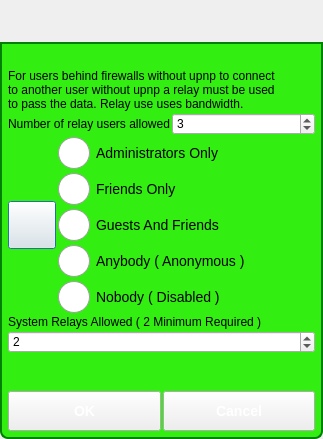
<?xml version="1.0" encoding="UTF-8"?>
<ui version="4.0">
 <class>PermissionsRelayDialog</class>
 <widget class="QDialog" name="PermissionsRelayDialog">
  <property name="geometry">
   <rect>
    <x>0</x>
    <y>0</y>
    <width>323</width>
    <height>439</height>
   </rect>
  </property>
  <property name="sizePolicy">
   <sizepolicy hsizetype="Expanding" vsizetype="Expanding">
    <horstretch>0</horstretch>
    <verstretch>0</verstretch>
   </sizepolicy>
  </property>
  <property name="minimumSize">
   <size>
    <width>0</width>
    <height>32</height>
   </size>
  </property>
  <property name="windowTitle">
   <string>Dialog</string>
  </property>
  <property name="styleSheet">
   <string notr="true">QDialog#PermissionsDlg
{   
color: transparent;
background-color: transparent;
border: 1px solid transparent;
border-radius: 8px; 
}

#DialogTitleBox
{   
color: black;
background-color: rgb(50,238,17);
border: 2px solid green;
border-top-left-radius: 8px; 
border-top-right-radius: 8px;
}
#DialogTitleLabel
{   
color: black;
}
#DialogItemsGroupBox
{   
background-color: rgb(50,238,17);
border: 2px solid green;
border-top-color: green; 
border-bottom-left-radius: 8px; 
border-bottom-right-radius: 8px;
}
QPushButton#CancelButton
{
color: white;
font: bold 14px;
border-width: 10;
border-image: url(:/MyP2PWeb/Resources/button_green_normal.png)10;
padding: -10;
}
QPushButton#CancelButton:pressed
{
border-width: 10;
border-image: url(:/MyP2PWeb/Resources/button_green_pressed.png);
padding: -10;
}
QPushButton#OkButton
{
color: white;
font: bold 14px;
border-width: 10;
border-image: url(:/MyP2PWeb/Resources/button_green_normal.png);
padding: -10;
}
QPushButton#OkButton:pressed
{
border-width: 10;
border-image: url(:/MyP2PWeb/Resources/button_green_pressed.png);
padding: -10;
}
QLabel#PermissionLabel
{
font: bold 14px;
}
QRadioButton
{
	font: 14px;
}
 QRadioButton::indicator 
{
     width: 32px;
     height: 32px;
 }
 QRadioButton::indicator::unchecked 
{
image: url(:/MyP2PWeb/Resources/radio_button_green_unselected.png);
}
 QRadioButton::indicator::checked 
{
image: url(:/MyP2PWeb/Resources/radio_button_green_selected.png);    
}
</string>
  </property>
  <layout class="QVBoxLayout" name="verticalLayout_2">
   <property name="spacing">
    <number>0</number>
   </property>
   <property name="leftMargin">
    <number>0</number>
   </property>
   <property name="topMargin">
    <number>0</number>
   </property>
   <property name="rightMargin">
    <number>0</number>
   </property>
   <property name="bottomMargin">
    <number>0</number>
   </property>
   <item>
    <widget class="TitleBarWidget" name="m_TitleBarWidget" native="true">
     <property name="sizePolicy">
      <sizepolicy hsizetype="Preferred" vsizetype="Preferred">
       <horstretch>0</horstretch>
       <verstretch>0</verstretch>
      </sizepolicy>
     </property>
     <property name="minimumSize">
      <size>
       <width>0</width>
       <height>42</height>
      </size>
     </property>
     <property name="maximumSize">
      <size>
       <width>16777215</width>
       <height>16777215</height>
      </size>
     </property>
    </widget>
   </item>
   <item>
    <widget class="QGroupBox" name="DialogItemsGroupBox">
     <property name="sizePolicy">
      <sizepolicy hsizetype="Expanding" vsizetype="Expanding">
       <horstretch>0</horstretch>
       <verstretch>0</verstretch>
      </sizepolicy>
     </property>
     <property name="title">
      <string/>
     </property>
     <layout class="QVBoxLayout" name="verticalLayout_3">
      <property name="spacing">
       <number>2</number>
      </property>
      <property name="leftMargin">
       <number>5</number>
      </property>
      <property name="topMargin">
       <number>5</number>
      </property>
      <property name="rightMargin">
       <number>5</number>
      </property>
      <property name="bottomMargin">
       <number>5</number>
      </property>
      <item>
       <widget class="QLabel" name="m_StatusLabel">
        <property name="text">
         <string notr="true"/>
        </property>
       </widget>
      </item>
      <item>
       <widget class="QLabel" name="RelayHelpLabel">
        <property name="text">
         <string>For users behind firewalls without upnp to connect
to another user without upnp a relay must be used
to pass the data. Relay use uses bandwidth.</string>
        </property>
       </widget>
      </item>
      <item>
       <layout class="QHBoxLayout" name="horizontalLayout">
        <item>
         <widget class="QLabel" name="label">
          <property name="text">
           <string>Number of relay users allowed</string>
          </property>
         </widget>
        </item>
        <item>
         <widget class="QSpinBox" name="m_UserAllowCntSpinBox">
          <property name="value">
           <number>3</number>
          </property>
         </widget>
        </item>
       </layout>
      </item>
      <item>
       <layout class="QHBoxLayout" name="horizontalLayout_2">
        <item>
         <widget class="VxPushButton" name="PermissionButton">
          <property name="minimumSize">
           <size>
            <width>48</width>
            <height>48</height>
           </size>
          </property>
          <property name="maximumSize">
           <size>
            <width>48</width>
            <height>48</height>
           </size>
          </property>
          <property name="text">
           <string/>
          </property>
          <property name="iconSize">
           <size>
            <width>48</width>
            <height>48</height>
           </size>
          </property>
         </widget>
        </item>
        <item>
         <layout class="QVBoxLayout" name="verticalLayout">
          <property name="spacing">
           <number>4</number>
          </property>
          <item>
           <widget class="QRadioButton" name="AdminsOnlyButton">
            <property name="minimumSize">
             <size>
              <width>0</width>
              <height>32</height>
             </size>
            </property>
            <property name="text">
             <string>Administrators Only</string>
            </property>
           </widget>
          </item>
          <item>
           <widget class="QRadioButton" name="FriendsOnlyButton">
            <property name="minimumSize">
             <size>
              <width>0</width>
              <height>32</height>
             </size>
            </property>
            <property name="text">
             <string>Friends Only</string>
            </property>
           </widget>
          </item>
          <item>
           <widget class="QRadioButton" name="GuestsAndFriendsButton">
            <property name="minimumSize">
             <size>
              <width>0</width>
              <height>32</height>
             </size>
            </property>
            <property name="text">
             <string>Guests And Friends</string>
            </property>
           </widget>
          </item>
          <item>
           <widget class="QRadioButton" name="AnybodyButton">
            <property name="minimumSize">
             <size>
              <width>0</width>
              <height>32</height>
             </size>
            </property>
            <property name="text">
             <string>Anybody ( Anonymous )</string>
            </property>
           </widget>
          </item>
          <item>
           <widget class="QRadioButton" name="NobodyButton">
            <property name="minimumSize">
             <size>
              <width>0</width>
              <height>32</height>
             </size>
            </property>
            <property name="text">
             <string>Nobody ( Disabled )</string>
            </property>
           </widget>
          </item>
         </layout>
        </item>
       </layout>
      </item>
      <item>
       <widget class="QLabel" name="m_SystemRelaysLabel">
        <property name="text">
         <string>System Relays Allowed ( 2 Minimum Required )</string>
        </property>
       </widget>
      </item>
      <item>
       <widget class="QSpinBox" name="m_AnonAllowCntSpinBox">
        <property name="value">
         <number>2</number>
        </property>
       </widget>
      </item>
      <item>
       <spacer name="verticalSpacer">
        <property name="orientation">
         <enum>Qt::Vertical</enum>
        </property>
        <property name="sizeHint" stdset="0">
         <size>
          <width>20</width>
          <height>40</height>
         </size>
        </property>
       </spacer>
      </item>
      <item>
       <layout class="QHBoxLayout" name="horizontalLayout_5">
        <item>
         <widget class="VxPushButton" name="OkButton">
          <property name="minimumSize">
           <size>
            <width>0</width>
            <height>40</height>
           </size>
          </property>
          <property name="text">
           <string>OK</string>
          </property>
         </widget>
        </item>
        <item>
         <widget class="VxPushButton" name="CancelButton">
          <property name="minimumSize">
           <size>
            <width>0</width>
            <height>40</height>
           </size>
          </property>
          <property name="text">
           <string>Cancel</string>
          </property>
         </widget>
        </item>
       </layout>
      </item>
     </layout>
    </widget>
   </item>
  </layout>
 </widget>
 <customwidgets>
  <customwidget>
   <class>TitleBarWidget</class>
   <extends>QWidget</extends>
   <header>TitleBarWidget.h</header>
   <container>1</container>
  </customwidget>
  <customwidget>
   <class>VxPushButton</class>
   <extends>QPushButton</extends>
   <header location="global">VxPushButton.h</header>
  </customwidget>
 </customwidgets>
 <resources>
  <include location="../gotvcommon.qrc"/>
 </resources>
 <connections/>
</ui>
